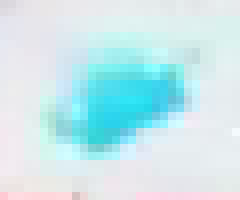
#> input picture scoreboard_template.png, 30 x 25 px, found by its file name (shown 8 times larger)
$ python pre2.replaycheck.py
#> lines starting #> are read from the running program, lines starting #| are printed output that depends on the picture
import cv2
import os

VIDEO_PATH = "test2.mp4"
TEMPLATE_PATH = "scoreboard_template.png"

def check_score():
    template = cv2.imread(TEMPLATE_PATH, cv2.IMREAD_GRAYSCALE)
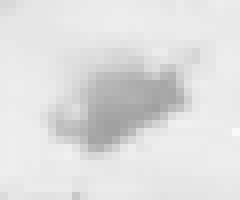
#> template: shape (25, 30) (shown 8 times larger); min 159, max 248, mean 223.1
#> (the run stopped early here; a loop or call above may not have finished)
